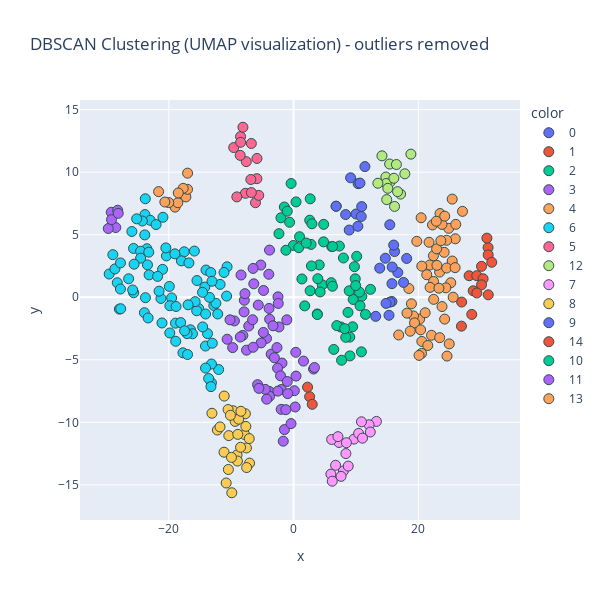

Notebook code cell kept with this figure:
### Code cell
mask = labels != -1

fig = px.scatter(
    x=reduced_single_stocks[mask, 0],
    y=reduced_single_stocks[mask, 1],
    color=labels[mask].astype(str),
    hover_name=single_stocks[mask]['name'],
    title="DBSCAN Clustering (UMAP visualization) - outliers removed",
    width=600,
    height=600
    
)
fig.update_traces(marker=dict(size=10, line=dict(width=1, color='DarkSlateGrey')))
fig.show()

### Figure 1 — Plotly figure (JSON) as saved in the notebook; plotly's stock layout.template omitted (floating-point values rounded to 4 significant figures)
{"data": [{"hovertemplate": "<b>%{hovertext}</b><br><br>color=0<br>x=%{x}<br>y=%{y}<extra></extra>", "hovertext": ["Google", "MSFT", "AMD", "WTS", "FERG", "GOOG", "INTU", "MU", "MLM", "VMC", "LRCX", "AMAT"], "legendgroup": "0", "marker": {"color": "#636efa", "line": {"color": "DarkSlateGrey", "width": 1}, "size": 10, "symbol": "circle"}, "mode": "markers", "name": "0", "orientation": "v", "showlegend": true, "type": "scatter", "x": [6.827, 10.01, 11.44, 8.92, 10.92, 6.825, 8.353, 9.144, 10.85, 10.31, 10.35, 10.64], "xaxis": "x", "y": [7.273, 6.655, 10.45, 5.372, 7.249, 7.277, 6.61, 9.549, 6.457, 5.673, 9.083, 9.127], "yaxis": "y"}, {"hovertemplate": "<b>%{hovertext}</b><br><br>color=1<br>x=%{x}<br>y=%{y}<extra></extra>", "hovertext": ["NVDA", "AVGO", "INSM", "HIMS", "STRL", "MOD", "CVLT", "IDCC", "SKYW", "COOP", "GE", "HWM", "VST", "NRG", "RCL"], "legendgroup": "1", "marker": {"color": "#EF553B", "line": {"color": "DarkSlateGrey", "width": 1}, "size": 10, "symbol": "circle"}, "mode": "markers", "name": "1", "orientation": "v", "showlegend": true, "type": "scatter", "x": [31.19, 30.14, 28.57, 31.21, 31.2, 31.0, 26.95, 28.8, 26.92, 28.15, 29.37, 30.39, 31.77, 30.13, 29.38], "xaxis": "x", "y": [3.976, 2.469, -1.373, 0.193, 3.387, 4.725, -0.385, 0.5136, -2.313, 1.718, 1.726, 1.477, 2.795, 0.989, 0.3397], "yaxis": "y"}, {"hovertemplate": "<b>%{hovertext}</b><br><br>color=2<br>x=%{x}<br>y=%{y}<extra></extra>", "hovertext": ["AMZN", "CRM", "SYK", "MS", "BLK", "V", "MA", "SHW", "MAS", "HQY", "DAL", "AX", "C", "BPOP", "WTFC", "ECL", "ITRI", "ZWS", "ADI", "LYV", "FOXA", "NWSA", "FOX", "NWS", "TTD", "SPGI", "COF", "ICE", "CME", "MCO", "EMR", "JCI", "DLR", "CBRE"], "legendgroup": "2", "marker": {"color": "#00cc96", "line": {"color": "DarkSlateGrey", "width": 1}, "size": 10, "symbol": "circle"}, "mode": "markers", "name": "2", "orientation": "v", "showlegend": true, "type": "scatter", "x": [-1.476, -2.024, 7.345, 4.6, 0.96, 6.115, 6.256, -0.03491, -1.224, 4.826, 2.668, 4.117, 0.3946, 6.039, 6.238, -1.012, -0.3876, 1.337, 7.995, 2.655, 3.803, 2.592, 3.81, 2.95, -2.342, 0.835, 2.865, 2.806, 1.784, 2.032, 4.809, 4.26, -0.6335, 3.888], "xaxis": "x", "y": [7.214, 6.352, 4.092, 0.9912, 4.837, 4.056, 4.054, 4.137, 3.758, 5.828, 7.868, 2.583, 7.622, 1.164, 0.8783, 6.877, 9.094, 1.461, 3.138, 0.5177, -1.334, 6.16, -1.384, 5.871, 5.084, 3.963, 2.501, 4.223, -0.6902, 4.333, 4.428, 0.4227, 5.993, 1.482], "yaxis": "y"}, {"hovertemplate": "<b>%{hovertext}</b><br><br>color=3<br>x=%{x}<br>y=%{y}<extra></extra>", "hovertext": ["ASML", "MRK", "REGN", "HD", "MCD", "HON", "PG", "DOX", "LOW", "UNP", "NSC", "FDX", "CSX", "ODFL", "EXPD", "XYL", "ROP", "AOS", "WMS", "VMI", "FELE", "QCOM", "TXN", "ACN", "TEL", "FCX", "APD", "DD", "CTVA", "AVY", "EA", "AON", "DE", "LMT", "NOC", "ITW", "KO", "MDLZ", "CL", "MNST", "KMB", "CHD", "EQIX", "VICI", "DUK", "AEP", "SRE", "EXC", "ED", "WEC", "PCG", "DTE", "AEE", "PPL", "CNP", "FE", "EIX", "ABT", "YUM"], "legendgroup": "3", "marker": {"color": "#ab63fa", "line": {"color": "DarkSlateGrey", "width": 1}, "size": 10, "symbol": "circle"}, "mode": "markers", "name": "3", "orientation": "v", "showlegend": true, "type": "scatter", "x": [-5.256, 3.207, 3.349, -2.499, -1.856, -8.127, -4.342, -2.563, -2.452, -9.484, -10.65, -8.418, -10.19, -1.08, -7.89, -3.969, -3.831, -6.375, -6.487, -1.649, -2.341, -3.856, -7.184, -5.657, -6.567, -4.82, -7.537, -7.933, -1.461, -7.794, -8.537, 0.2547, -0.4044, 0.3914, 0.1245, -3.298, -1.967, -3.584, -5.2, -3.077, -6.479, -4.846, -3.93, -2.087, -3.892, -3.842, -1.006, -1.986, -0.9376, -5.767, 1.591, -4.55, -5.559, -4.311, -1.238, -2.519, 0.3556, -9.766, -2.662], "xaxis": "x", "y": [2.574, -5.741, -5.623, 0.0304, -5.265, -3.05, -3.291, -5.672, -0.4952, -1.894, -3.36, 1.777, -1.807, -1.809, -0.2434, 1.836, -1.759, 1.073, 2.303, -11.51, -2.377, 3.769, -2.304, -0.627, -1.801, 0.5409, -4.231, -1.172, -10.58, 0.2861, -3.181, -8.776, -10.11, -6.305, -7.474, -2.282, -7.377, -4.551, -3.652, -4.837, -4.004, -2.815, -0.8954, -6.286, -7.53, -7.921, -6.739, -8.966, -7.708, -6.989, -5.106, -7.367, -7.289, -8.15, -8.993, -7.506, -4.403, -4.028, -4.025], "yaxis": "y"}, {"hovertemplate": "<b>%{hovertext}</b><br><br>color=4<br>x=%{x}<br>y=%{y}<extra></extra>", "hovertext": ["TSM", "NFLX", "ORCL", "SAP", "IBM", "PANW", "CRWD", "NOW", "UBER", "BKNG", "LLY", "ISRG", "JPM", "GS", "COST", "AXP", "WMT", "CYBR", "NVMI", "NTRA", "MDGL", "LII", "CVCO", "FN", "SPXC", "XPO", "R", "TBBK", "BK", "PNR", "MWA", "BMI", "SBS", "TKO", "WMB", "KMI", "TPL", "WFC", "PGR", "KKR", "ETN", "PH", "TT", "TDG", "CTAS", "URI", "APH", "KLAC", "WELL", "IRM", "BSX", "MCK", "GRMN"], "legendgroup": "4", "marker": {"color": "#FFA15A", "line": {"color": "DarkSlateGrey", "width": 1}, "size": 10, "symbol": "circle"}, "mode": "markers", "name": "4", "orientation": "v", "showlegend": true, "type": "scatter", "x": [22.12, 24.96, 21.36, 24.22, 22.46, 24.15, 23.43, 20.51, 19.76, 22.45, 27.08, 20.56, 20.2, 19.23, 23.42, 18.9, 21.1, 23.8, 22.28, 24.6, 20.45, 21.72, 18.48, 23.48, 24.87, 25.44, 21.84, 20.56, 19.4, 20.12, 20.37, 22.42, 25.44, 25.21, 24.41, 16.86, 25.59, 18.19, 24.54, 25.93, 23.79, 22.94, 24.54, 23.61, 22.98, 24.24, 21.89, 22.88, 18.7, 26.01, 23.31, 25.9, 21.52], "xaxis": "x", "y": [-3.042, -3.731, 1.8, -1.749, -0.1699, 3.591, -3.231, -4.489, 4.47, 1.263, 6.867, -3.535, -1.752, -1.495, 2.011, -0.5257, -1.241, -0.745, 5.782, -4.705, 6.354, 4.397, 0.7004, 6.692, 5.51, 7.847, 2.577, 2.487, -2.051, -4.651, -2.61, 3.319, 2.896, 1.157, 0.7519, -3.016, 0.004152, -1.272, 2.336, 4.674, 5.822, 3.87, 4.556, 4.52, 2.551, 6.483, 0.7876, 6.074, -2.716, 5.828, 0.7229, 2.367, -3.857], "yaxis": "y"}, {"hovertemplate": "<b>%{hovertext}</b><br><br>color=6<br>x=%{x}<br>y=%{y}<extra></extra>", "hovertext": ["INTC", "JNJ", "UNH", "TMO", "DHR", "NEE", "BA", "DIS", "IQV", "MTD", "BIIB", "ONC", "INCY", "BNTX", "GMAB", "BMRN", "ORA", "ENPH", "CWEN", "UPS", "LUV", "CHRW", "JBHT", "AAL", "ALK", "KNX", "LSTR", "FLG", "AWK", "IEX", "WTRG", "CWT", "PEP", "VZ", "HASI", "DQ", "SEDG", "JKS", "CSIQ", "NEM", "PPG", "AMCR", "DOW", "IFF", "LYB", "BALL", "ALB", "CMCSA", "CHTR", "IPG", "TGT", "SYY", "KDP", "DG", "KHC", "STZ", "EL", "PLD", "AMT", "O", "PSA", "CCI", "CSGP", "EXR", "AVB", "EQR", "SBAC", "WY", "INVH", "ESS", "MAA", "ARE", "DOC", "D", "XEL", "ES", "PFE", "MDT", "CVS", "BMY", "ELV", "ZTS", "BDX", "SBUX", "NKE", "F"], "legendgroup": "6", "marker": {"color": "#19d3f3", "line": {"color": "DarkSlateGrey", "width": 1}, "size": 10, "symbol": "circle"}, "mode": "markers", "name": "6", "orientation": "v", "showlegend": true, "type": "scatter", "x": [-25.92, -16.53, -10.66, -15.21, -15.53, -18.93, -17.53, -23.83, -15.78, -16.91, -25.63, -23.77, -21.26, -25.66, -25.8, -15.48, -19.85, -27.92, -18.9, -23.75, -22.97, -17.74, -12.79, -22.04, -20.94, -12.46, -10.73, -26.44, -19.55, -13.48, -19.83, -18.84, -11.78, -20.38, -24.24, -28.97, -29.56, -28.26, -28.64, -21.0, -17.99, -18.1, -14.03, -23.52, -13.27, -23.85, -27.71, -19.02, -25.15, -12.16, -24.52, -16.2, -17.07, -27.76, -14.22, -13.08, -27.75, -13.79, -19.92, -17.47, -12.01, -23.42, -15.9, -13.16, -13.17, -13.61, -23.16, -14.1, -14.12, -13.24, -14.11, -24.52, -23.21, -21.8, -17.0, -21.56, -23.91, -20.47, -23.32, -21.09, -11.15, -14.57, -14.6, -16.78, -25.56, -13.03], "xaxis": "x", "y": [5.255, -2.603, 2.433, -0.9028, -1.08, -2.075, 3.633, 6.608, -0.3517, -0.6047, 0.3573, 7.874, -0.09572, 3.902, 0.5831, 1.336, -2.857, -0.9478, -3.523, -0.03696, 6.148, -4.444, -0.6617, 5.81, 6.392, -0.4818, 0.09144, 1.474, -0.05536, -0.008872, -0.6794, -0.7397, 1.026, 3.303, 6.096, 3.404, 1.858, 1.161, 2.265, 2.231, 2.907, -2.026, 2.175, 3.878, 1.974, 4.984, -0.9211, 3.469, 6.268, -1.338, 3.681, -2.922, -2.911, 0.6571, 0.813, 1.278, 2.745, -2.911, 0.863, -2.683, -5.78, 2.587, 3.691, -5.34, -6.84, -6.496, 1.787, -1.341, -3.903, -7.148, -5.664, 3.126, 3.602, 1.667, -4.581, 0.4823, -1.237, 3.945, -1.657, -2.057, 1.98, -2.373, 0.3909, 2.743, 2.644, -3.678], "yaxis": "y"}, {"hovertemplate": "<b>%{hovertext}</b><br><br>color=5<br>x=%{x}<br>y=%{y}<extra></extra>", "hovertext": ["SHOP", "ADSK", "MMM", "WIX", "VRNS", "FROG", "SATS", "CDE", "BBIO", "RKT", "IP", "SW", "GM", "EBAY", "CCL"], "legendgroup": "5", "marker": {"color": "#FF6692", "line": {"color": "DarkSlateGrey", "width": 1}, "size": 10, "symbol": "circle"}, "mode": "markers", "name": "5", "orientation": "v", "showlegend": true, "type": "scatter", "x": [-6.77, -5.879, -7.721, -8.495, -7.579, -9.597, -9.094, -8.489, -8.116, -8.554, -6.107, -5.581, -6.849, -6.762, -5.865], "xaxis": "x", "y": [12.3, 9.48, 8.309, 12.84, 10.84, 11.97, 8.025, 12.39, 13.59, 11.34, 7.557, 8.145, 9.413, 8.368, 11.1], "yaxis": "y"}, {"hovertemplate": "<b>%{hovertext}</b><br><br>color=12<br>x=%{x}<br>y=%{y}<extra></extra>", "hovertext": ["NVO", "MEDP", "DHI", "LEN", "NVR", "BLD", "IBP", "OC", "MTH", "KBH", "SSD", "EXP", "TPH", "SAIA", "CMG"], "legendgroup": "12", "marker": {"color": "#B6E880", "line": {"color": "DarkSlateGrey", "width": 1}, "size": 10, "symbol": "circle"}, "mode": "markers", "name": "12", "orientation": "v", "showlegend": true, "type": "scatter", "x": [18.81, 17.84, 15.46, 14.8, 14.94, 15.4, 16.49, 17.15, 14.85, 16.09, 13.52, 16.68, 15.11, 14.17, 16.19], "xaxis": "x", "y": [11.44, 9.87, 9.206, 9.612, 7.806, 10.65, 10.61, 8.247, 9.096, 9.514, 9.113, 8.442, 8.707, 11.31, 7.262], "yaxis": "y"}, {"hovertemplate": "<b>%{hovertext}</b><br><br>color=7<br>x=%{x}<br>y=%{y}<extra></extra>", "hovertext": ["XOM", "CVX", "COP", "SLB", "RMBS", "NUE", "STLD", "CF", "EOG", "MPC", "PSX", "VLO", "OXY", "FANG", "DVN", "HAL", "CTRA", "APA"], "legendgroup": "7", "marker": {"color": "#FF97FF", "line": {"color": "DarkSlateGrey", "width": 1}, "size": 10, "symbol": "circle"}, "mode": "markers", "name": "7", "orientation": "v", "showlegend": true, "type": "scatter", "x": [9.688, 7.29, 8.389, 7.992, 13.29, 8.767, 12.11, 6.103, 8.475, 12.3, 10.89, 10.43, 6.738, 11.05, 5.984, 7.613, 7.117, 6.207], "xaxis": "x", "y": [-11.34, -11.61, -12.5, -13.89, -9.929, -13.5, -10.2, -11.37, -11.63, -10.78, -9.96, -10.89, -13.44, -11.27, -14.14, -14.32, -11.15, -14.71], "yaxis": "y"}, {"hovertemplate": "<b>%{hovertext}</b><br><br>color=8<br>x=%{x}<br>y=%{y}<extra></extra>", "hovertext": ["BAC", "TSEM", "WAT", "UMBF", "CFG", "RF", "CADE", "NTRS", "ABCB", "FNB", "EWBC", "BOKF", "WBS", "SSB", "FHN", "HBAN", "MTB", "SNV", "ONB", "OZK", "CFR", "AUB", "PB", "PNFP", "SCHW", "PNC", "KIM"], "legendgroup": "8", "marker": {"color": "#FECB52", "line": {"color": "DarkSlateGrey", "width": 1}, "size": 10, "symbol": "circle"}, "mode": "markers", "name": "8", "orientation": "v", "showlegend": true, "type": "scatter", "x": [-9.693, -9.902, -13.09, -9.361, -10.5, -9.06, -7.835, -11.12, -7.65, -7.055, -7.725, -8.994, -10.38, -7.55, -10.8, -8.942, -8.496, -8.798, -7.107, -7.525, -10.45, -12.21, -11.79, -8.442, -11.15, -10.12, -9.957], "xaxis": "x", "y": [-9.076, -15.63, -9.276, -9.93, -8.98, -12.61, -10.98, -7.903, -10.33, -13.26, -9.317, -13.1, -11.06, -12.05, -14.85, -10.96, -12.0, -9.752, -11.3, -13.62, -13.77, -10.62, -10.37, -9.12, -12.39, -9.441, -12.81], "yaxis": "y"}, {"hovertemplate": "<b>%{hovertext}</b><br><br>color=9<br>x=%{x}<br>y=%{y}<extra></extra>", "hovertext": ["CAT", "TEVA", "VRTX", "ARGX", "ENSG", "KEX", "PFSI", "TJX", "PKG", "OKE", "AJG", "ORLY", "AZO", "HLT", "MAR"], "legendgroup": "9", "marker": {"color": "#636efa", "line": {"color": "DarkSlateGrey", "width": 1}, "size": 10, "symbol": "circle"}, "mode": "markers", "name": "9", "orientation": "v", "showlegend": true, "type": "scatter", "x": [16.2, 18.14, 15.3, 13.17, 14.71, 16.05, 15.43, 16.71, 13.81, 15.77, 15.77, 15.45, 14.83, 17.63, 15.81], "xaxis": "x", "y": [3.651, 3.102, -1.444, -1.53, 3.117, 4.172, 5.797, 1.976, 2.325, 1.085, -0.3437, -0.3915, -0.4912, 1.184, 2.416], "yaxis": "y"}, {"hovertemplate": "<b>%{hovertext}</b><br><br>color=14<br>x=%{x}<br>y=%{y}<extra></extra>", "hovertext": ["AMGN", "NBIX", "CI"], "legendgroup": "14", "marker": {"color": "#EF553B", "line": {"color": "DarkSlateGrey", "width": 1}, "size": 10, "symbol": "circle"}, "mode": "markers", "name": "14", "orientation": "v", "showlegend": true, "type": "scatter", "x": [2.577, 2.996, 2.241], "xaxis": "x", "y": [-7.95, -8.563, -7.19], "yaxis": "y"}, {"hovertemplate": "<b>%{hovertext}</b><br><br>color=10<br>x=%{x}<br>y=%{y}<extra></extra>", "hovertext": ["TRV", "GILD", "ALNY", "UTHR", "ACM", "LIN", "ABBV", "BKR", "CB", "MMC", "RTX", "ADP", "GD", "WM", "MO", "KR", "K", "SO", "PEG", "ETR", "ATO", "HCA"], "legendgroup": "10", "marker": {"color": "#00cc96", "line": {"color": "DarkSlateGrey", "width": 1}, "size": 10, "symbol": "circle"}, "mode": "markers", "name": "10", "orientation": "v", "showlegend": true, "type": "scatter", "x": [10.94, 9.036, 7.698, 12.33, 9.553, 9.761, 10.66, 11.53, 10.57, 9.891, 9.01, 8.728, 8.919, 9.954, 8.364, 9.469, 6.444, 7.588, 6.935, 10.88, 8.191, 10.12], "xaxis": "x", "y": [0.07342, -4.691, -5.04, 0.6289, -0.1791, 2.442, -0.6821, -1.374, 0.4083, 1.473, -3.187, -1.212, 0.5154, 0.9346, -3.205, -2.363, -4.173, -2.383, -2.27, -4.366, -2.51, 3.272], "yaxis": "y"}, {"hovertemplate": "<b>%{hovertext}</b><br><br>color=11<br>x=%{x}<br>y=%{y}<extra></extra>", "hovertext": ["ILMN", "RUN", "LYFT", "WBD", "MTCH", "PSKY"], "legendgroup": "11", "marker": {"color": "#ab63fa", "line": {"color": "DarkSlateGrey", "width": 1}, "size": 10, "symbol": "circle"}, "mode": "markers", "name": "11", "orientation": "v", "showlegend": true, "type": "scatter", "x": [-28.5, -29.71, -29.23, -28.2, -29.18, -28.11], "xaxis": "x", "y": [5.573, 5.493, 6.793, 6.957, 6.204, 6.709], "yaxis": "y"}, {"hovertemplate": "<b>%{hovertext}</b><br><br>color=13<br>x=%{x}<br>y=%{y}<extra></extra>", "hovertext": ["BE", "WAL", "VLY", "CMA", "BANC", "ZION", "KEY", "FIBK", "TFC", "COLB"], "legendgroup": "13", "marker": {"color": "#FFA15A", "line": {"color": "DarkSlateGrey", "width": 1}, "size": 10, "symbol": "circle"}, "mode": "markers", "name": "13", "orientation": "v", "showlegend": true, "type": "scatter", "x": [-21.64, -16.99, -19.0, -17.26, -18.55, -17.0, -17.7, -20.01, -18.48, -20.64], "xaxis": "x", "y": [8.445, 9.922, 7.206, 8.022, 7.557, 8.628, 8.706, 7.568, 8.336, 7.614], "yaxis": "y"}], "layout": {"height": 600, "legend": {"title": {"text": "color"}, "tracegroupgap": 0}, "title": {"text": "DBSCAN Clustering (UMAP visualization) - outliers removed"}, "width": 600, "xaxis": {"anchor": "y", "domain": [0, 1], "title": {"text": "x"}}, "yaxis": {"anchor": "x", "domain": [0, 1], "title": {"text": "y"}}}}
